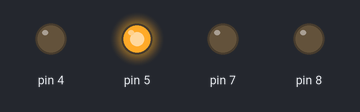
The sketch below on a simulated Arduino Uno, built with avr-gcc and run on an emulated ATmega328P. On the bench: output pins drawn as LEDs (lit = HIGH).

Above: at 3.0 s.
At 8.5 s:
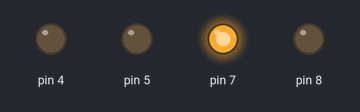
At 11.02 s:
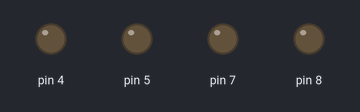
At 14.0 s:
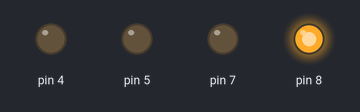
Timing chart, 0 to 22.2 s (numbered marks = the images above):
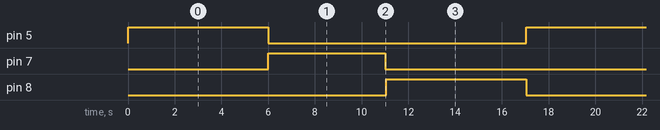

The sketch:

Stoplight.ino
```cpp
void setup() {
  // put your setup code here, to run once:
 pinMode(8, OUTPUT);
 pinMode(7, OUTPUT);
 pinMode(5, OUTPUT);
 pinMode(4, OUTPUT);
}

void loop() {
  // put your main code here, to run repeatedly:
 digitalWrite(5, HIGH);
 delay(6000);
 digitalWrite(5, LOW);
 digitalWrite(7, HIGH);
 delay(5000);
 digitalWrite(7, LOW);
 digitalWrite(4, HIGH);
 digitalWrite(4, LOW);
 delay(50);
 digitalWrite(8, HIGH);
 delay(6000);
 digitalWrite(8, LOW);
}
```

Measured:
- by itself, pin 5, pin 8: alternates HIGH for 6.0 s and LOW for 11.1 s
- by itself, pin 7: alternates HIGH for 5.0 s and LOW for 12.1 s
- by itself, everything shown: repeats every 17.1 s, in 5 steps
